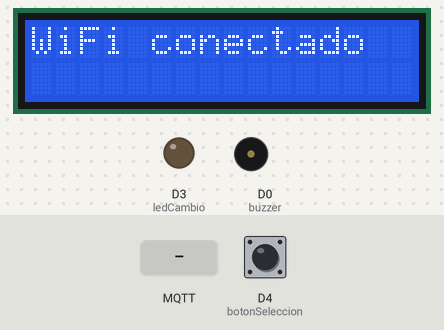
Recording of a sketch running on a simulated ESP8266 (NodeMCU). Parts: 16×2 character LCD, output pins drawn as LEDs (lit = HIGH), buzzer (waves = sounding). The inputs (shaded band) are chosen by the test bench; at power-on: D4 (botonSeleccion) HIGH. WiFi joins after 1.5 s; servers stay silent unless stated; no MQTT or app messages arrive unless stated.

Above: at 3.7 s.
3.8 s: D4 (botonSeleccion) pulled LOW for 0.15 s
At 5.0 s:
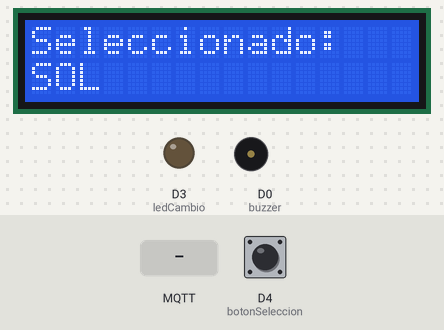
5.4 s: MQTT message "/cripto/BTC/precio" arrives on the second subscribed topic
At 6.5 s:
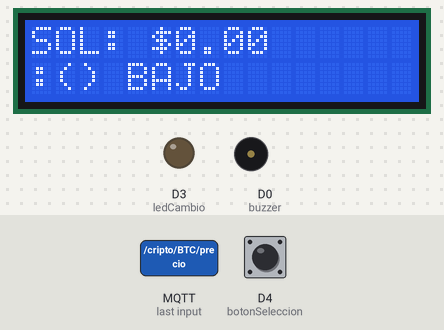
7.2 s: D4 (botonSeleccion) pulled LOW for 1 s
At 7.6 s:
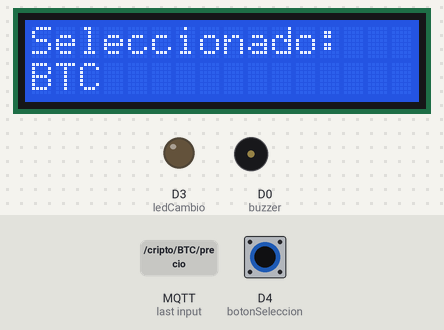
9.7 s: MQTT message "/cripto/BTC/precio" arrives on the first subscribed topic
At 10.9 s:
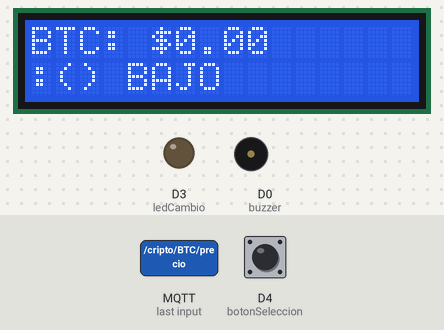
Timing chart, 0 to 12.5 s (numbered marks = the images above; inputs shaded):
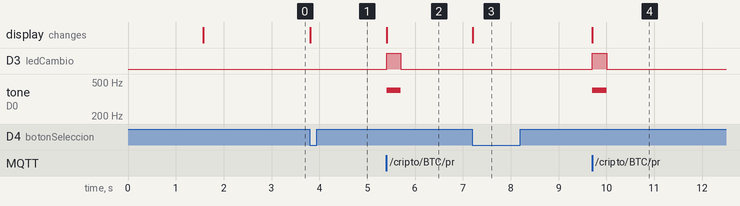

Measured:
- after the input at 3.8 s, the display: changes at once (image 1)
- after the input at 5.4 s, D3 (ledCambio): LOW → HIGH at once, → LOW 0.30 s later; tone on D0 (buzzer): silent → 400 Hz at once, → silent 0.30 s later; the display: changes at once (image 2)
- after the input at 7.2 s, the display: changes at once (image 3)
- after the input at 9.7 s, D3 (ledCambio): LOW → HIGH at once, → LOW 0.30 s later; tone on D0 (buzzer): silent → 400 Hz at once, → silent 0.30 s later; the display: changes at once (image 4)

The sketch:

sketch_may22a_copy_20250523144107.ino
```cpp
#include <ESP8266WiFi.h>
#include <PubSubClient.h>
#include <LiquidCrystal.h>

const char* ssid = "La red de wifi";
const char* password = "La clave del internet";
const char* mqtt_server = "192.168.1.X";

WiFiClient espClient;
PubSubClient client(espClient);

// LCD
LiquidCrystal lcd(D1, D2, D5, D6, D7, D8);

// Pines
const int buzzer = D0;      // GPIO16
const int ledCambio = D3;   // GPIO0
const int botonSeleccion = D4; // GPIO2

// Estado
String criptoActual = "BTC";
float umbralBTC = 65000.0;
float umbralSOL = 150.0;
unsigned long intervalo = 5000;
unsigned long tiempoUltimoCambioBTC = 0;
unsigned long tiempoUltimoCambioSOL = 0;
unsigned long ultimoBoton = 0;

// Anti-rebote
bool estadoBotonAnterior = HIGH;

void setup_wifi() {
  WiFi.begin(ssid, password);
  lcd.clear();
  lcd.print("Conectando WiFi");
  while (WiFi.status() != WL_CONNECTED) {
    delay(500);
  }
  lcd.clear();
  lcd.print("WiFi conectado");
  delay(1000);
}

void mostrarPrecio(String cripto, float precio, float umbral) {
  lcd.clear();
  lcd.setCursor(0, 0);
  lcd.print(cripto + ": $" + String(precio, 2));

  lcd.setCursor(0, 1);
  if (precio > umbral) {
    lcd.print(":) ALTO");
    tone(buzzer, 1000, 300);
  } else {
    lcd.print(":() BAJO");
    tone(buzzer, 400, 300);
  }

  digitalWrite(ledCambio, HIGH);
  delay(300);
  digitalWrite(ledCambio, LOW);
}

void callback(char* topic, byte* payload, unsigned int length) {
  payload[length] = '\0';
  String mensaje = String((char*)payload);
  float precio = mensaje.toFloat();
  String topico = String(topic);
  unsigned long ahora = millis();

  if (topico == "/cripto/BTC/precio" && criptoActual == "BTC") {
    if (ahora - tiempoUltimoCambioBTC > intervalo) {
      tiempoUltimoCambioBTC = ahora;
      mostrarPrecio("BTC", precio, umbralBTC);
    }
  }

  if (topico == "/cripto/SOL/precio" && criptoActual == "SOL") {
    if (ahora - tiempoUltimoCambioSOL > intervalo) {
      tiempoUltimoCambioSOL = ahora;
      mostrarPrecio("SOL", precio, umbralSOL);
    }
  }
}

void verificarBoton() {
  bool estadoBoton = digitalRead(botonSeleccion);
  if (estadoBoton == LOW && estadoBotonAnterior == HIGH && millis() - ultimoBoton > 300) {
    criptoActual = (criptoActual == "BTC") ? "SOL" : "BTC";
    lcd.clear();
    lcd.print("Seleccionado:");
    lcd.setCursor(0, 1);
    lcd.print(criptoActual);
    ultimoBoton = millis();
  }
  estadoBotonAnterior = estadoBoton;
}

void reconnect() {
  while (!client.connected()) {
    if (client.connect("ESP8266Client")) {
      client.subscribe("/cripto/BTC/precio");
      client.subscribe("/cripto/SOL/precio");
    } else {
      delay(2000);
    }
  }
}

void setup() {
  lcd.begin(16, 2);
  pinMode(buzzer, OUTPUT);
  pinMode(ledCambio, OUTPUT);
  pinMode(botonSeleccion, INPUT_PULLUP); // ACTIVA resistencia interna

  setup_wifi();
  client.setServer(mqtt_server, 1883);
  client.setCallback(callback);
}

void loop() {
  if (!client.connected()) {
    reconnect();
  }
  client.loop();
  verificarBoton(); // revisa el botón constantemente
}
```
